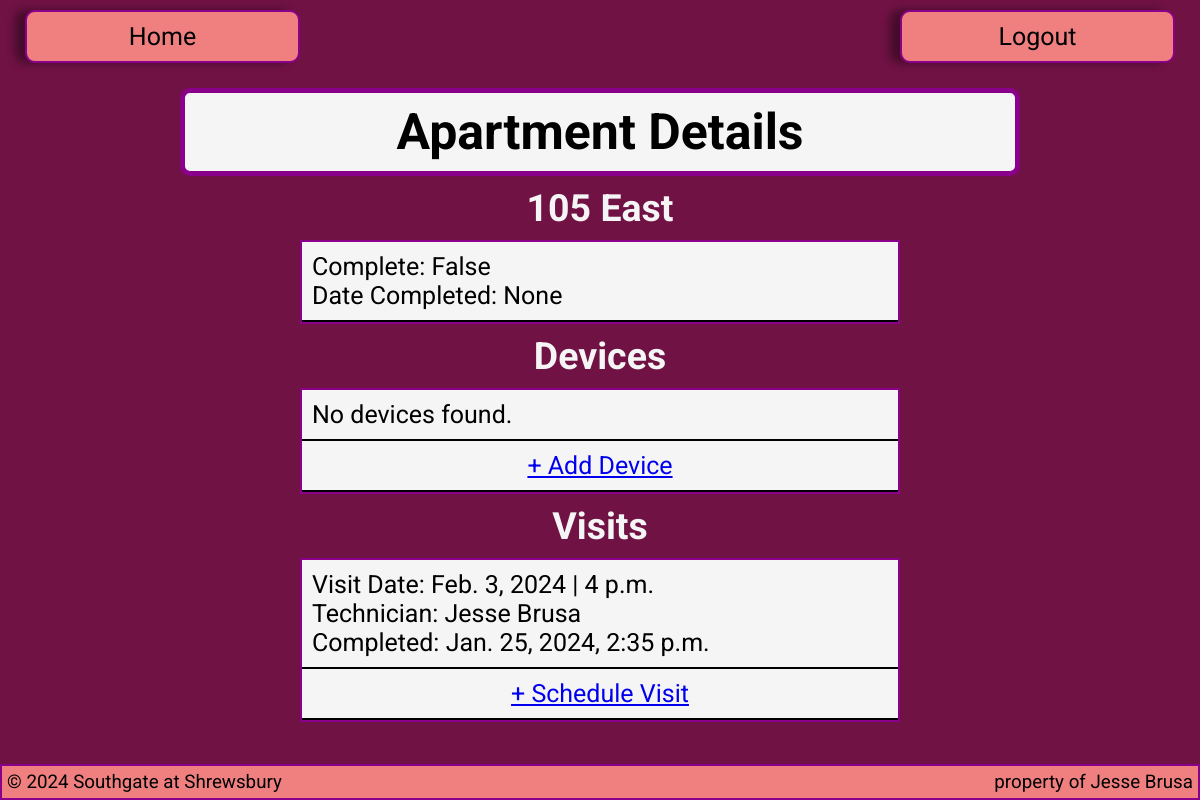
The app's page /streaming-transition/apartment/180/ with its own data.
### streaming_transition/models.py (models this page shows, shortened)
class Apartment(models.Model):
    apartment_number = models.IntegerField()
    building = models.CharField(max_length=255)
    complete = models.BooleanField(default=False)
    date_completed = models.DateField(null=True, blank=True)

class Visit(models.Model):
    apartment = models.ForeignKey(Apartment, on_delete=models.CASCADE, related_name='visits')
    date = models.DateField()
    time = models.TimeField()
    technician = models.CharField(max_length=255)
    comment = models.TextField(null=True, blank=True)
    time_completed = models.DateTimeField(null=True, blank=True, default=None)

### streaming_transition/views.py (the view)
# urls.py: path('apartment/<int:pk>/', ApartmentDetailView.as_view(), name='apartment'),
class ApartmentDetailView(DetailView):
    model = Apartment
    context_object_name = 'apartment'
    template_name = 'base/details.html'
    def get_queryset(self):
        queryset = super().get_queryset()
        return queryset.prefetch_related('visits', 'devices')
    def get_context_data(self, **kwargs):
        context = super().get_context_data(**kwargs)
        apartment = self.object
        context['devices'] = apartment.devices.all()
        context['visits'] = apartment.visits.all()
        return context

### streaming_transition/templates/base/details.html (shortened to what this page needs)
{% extends 'base/streaming-transition-main.html' %}
{% block content %}
<div class="header">
    <h1>Apartment Details</h1>
</div>
<div class="tableHeader">
    <h2>{{ apartment.apartment_number }} {{ apartment.building }}</h2>
</div>
<ul class="detailContainer">
    <li>
        <p>Complete: {{ apartment.complete }}</p>
        <p>Date Completed: {{ apartment.date_completed }}</p>
    </li>
</ul>
<div class="tableHeader">
    <h2>Devices</h2>
</div>
<ul class="detailContainer">
    {% for device in devices %}
    <li>
        <p>{{ device.device_type }} - {{ device.model }}</p>
        <p>Built In: {{ device.built_in }}</p>
        <p>Smart Device: {{ device.smart_device }}</p>
        {% if device.recommendation %}
            <p>Recommendations:</p>
            <p>{{ device.recommendation }}</p>
        {% endif %}
    </li>
    {% empty %}
    <li>No devices found.</li>
    {% endfor %}
    <li class="detailLink"><a href="{% url 'device-form' apartment.id %}">+ Add Device</a></li>
</ul>
<div class="tableHeader">
    <h2>Visits</h2>
</div>
<ul class="detailContainer">
    {% for visit in visits %}
    <li>
        <p>Visit Date: {{ visit.date }} | {{ visit.time }}</p>
        <p>Technician: {{ visit.technician }}</p>
        {% if visit.time_completed %}
            <p>Completed: {{ visit.time_completed }}</p>
        {% else %}
            <div class="rowItems">
                <p>Completed: False</p>
                <button class="complete-button" data-visit-id="{{ visit.id }}">Mark Complete</button>
            </div>
        {% endif %}
    </li>
    {% empty %}
    <li>No visits found.</li>
    {% endfor %}
    <li class="detailLink"><a href="{% url 'visit-form' apartment.id %}">+ Schedule Visit</a></li>
</ul>
<br>
{% include 'base/footer.html' %}
{% endblock %}

### streaming_transition/static/css/streaming-transition-stylesheet.css (style rules this page uses)
* { margin: 0; padding: 0; box-sizing: border-box; font-size: 25px; font-family: 'Roboto', sans-serif; }
body { background-color: rgb(112, 18, 68); display: flex; flex-direction: column; min-height: 100vh; }
.detailContainer { width: 50%; min-width: 350px; margin-left: auto; margin-right: auto; background-color: whitesmoke; border: 2px solid darkmagenta; }
.detailContainer li { list-style-type: none; padding: 10px; border-bottom: 2px solid black; }
.header { background-color: whitesmoke; display: flex; flex-direction: column; justify-content: center; align-items: center; min-width: 350px; width: 70%; margin-left: auto; margin-right: auto; border-radius: 10px; border: 5px solid darkmagenta; }
.header h1 { font-size: 2rem; padding: 10px; text-align: center; }
.detailLink { display: flex; justify-content: center; align-items: center; width: 100%; text-align: center; }
.tableHeader { display: flex; justify-content: center; align-items: center; }
.tableHeader h2 { font-size: 1.5rem; padding: 10px; text-align: center; color: whitesmoke; }

### records on screen
Apartment: apartment_number "105", building "East", complete "False", date_completed "None"
Visit: date "Feb. 3, 2024", time "4 p.m.", technician "Jesse Brusa", time_completed "Jan. 25, 2024, 2:35 p.m."
